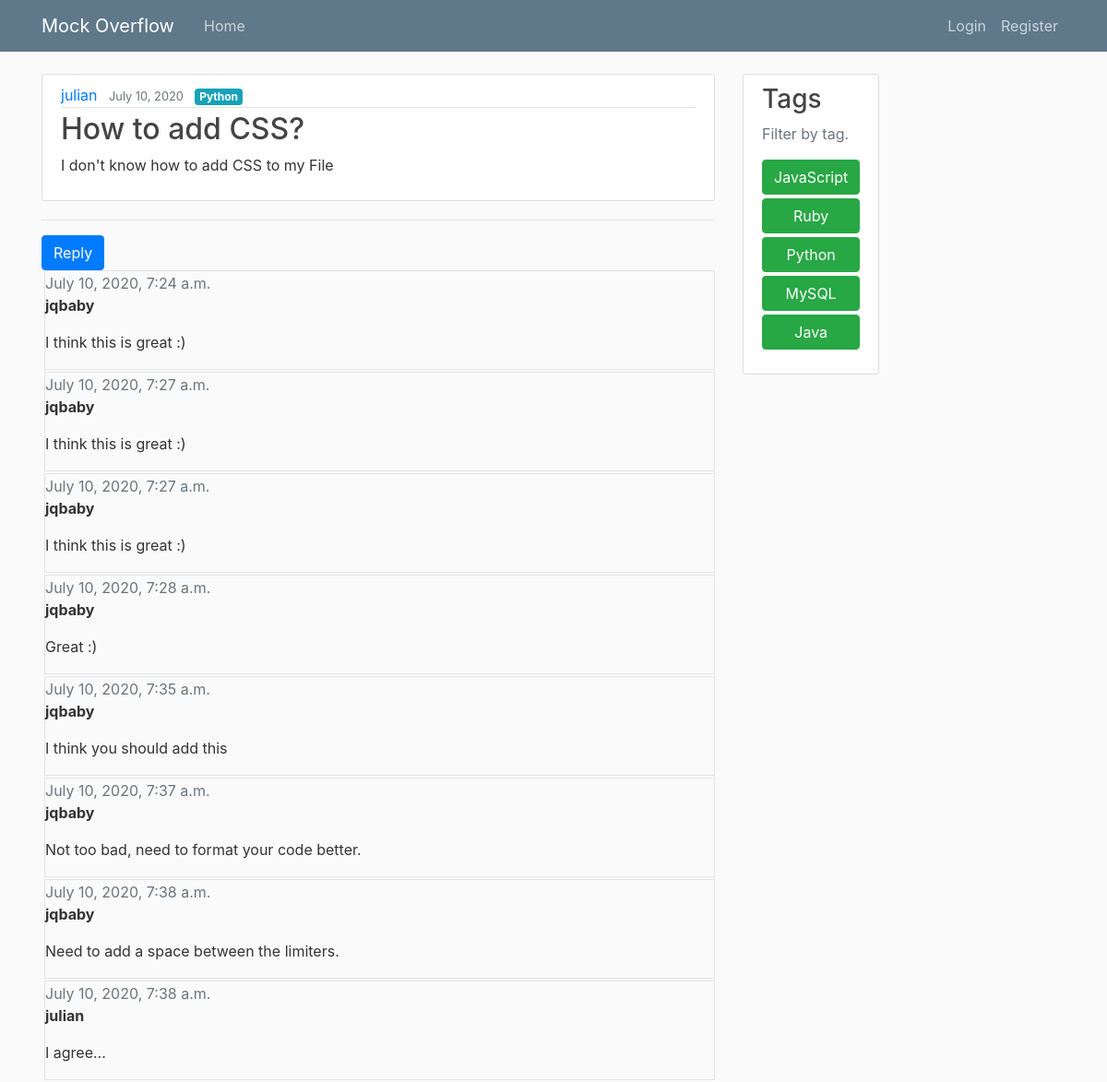
The app's page /post/4/ with its own data.
### forum/models.py (models this page shows, shortened)
class Post(models.Model):
	title = models.CharField(max_length=200)
	content = models.TextField()
	date_posted = models.DateTimeField(default=timezone.now)
	author = models.ForeignKey(User, on_delete=models.CASCADE)
	solved = models.BooleanField(default=False)
	tags = TaggableManager()

class Comment(models.Model):
	post = models.ForeignKey(Post, on_delete=models.CASCADE, related_name='comments')
	date_posted = models.DateTimeField(default=timezone.now)
	content = models.TextField()
	author = models.CharField(max_length=200)

### forum/views.py (the view, shortened to what this page needs)
# urls.py: path('post/<int:pk>/', PostDetailView.as_view(), name = 'post-detail'),
class PostDetailView(DetailView):
	model = Post
	template_name = 'forum/post_detail.html'

### forum/templates/forum/post_detail.html (shortened to what this page needs)
{% extends "forum/base.html" %}
{% block content %}
	<article class="media content-section">
	  <div class="media-body">
	    <div class="article-metadata">
	      <a class="mr-2" href="#">{{ object.author }}</a>
	      <small class="text-muted">{{ object.date_posted|date:"F d, Y" }}</small>
	      <a class="ml-2 badge badge-info" href="#">{{ object.tags.first }}</a>
	    </div>
	    <h2 class="article-title">{{ object.title }}</h2>
	    <p class="article-content">{{ object.content }}</p>
	  </div>
	</article>
	<hr>
	<a class="btn btn-primary" href="{% url 'add_comment_to_post' pk=post.pk %}">Reply</a>
	{% for comment in post.comments.all %}
    	<div class="comment">
	        <div class="date text-muted">{{ comment.date_posted }}</div>
	        <strong>{{ comment.author }}</strong>
	        <p>{{ comment.content|linebreaks }}</p>
	    </div>
	{% empty %}
	    <p>No comments here yet :(</p>
	{% endfor %}
{% endblock content %}

### forum/static/forum/main.css (style rules this page uses)
body { background: #fafafa; color: #333333; margin-top: 5rem; }
h1, h2, h3, h4, h5, h6 { color: #444444; }
.content-section { background: #ffffff; padding: 10px 20px; border: 1px solid #dddddd; border-radius: 3px; margin-bottom: 20px; }
.article-title { color: #444444; }
.article-content { white-space: pre-line; }
.article-metadata { padding-bottom: 1px; margin-bottom: 4px; border-bottom: 1px solid #e3e3e3 }
.comment { padding-top: 1px; padding-bottom: 1px; margin-bottom: 2px; margin-left: 3px; border: 1px solid #e3e3e3 }

### records on screen
Post: author "julian", date_posted "July 10, 2020", tags.first "Python", title "How to add CSS?", content "I don't know how to add CSS to my File"
Comment: date_posted "July 10, 2020, 7:24 a.m.", author "jqbaby", content "I think this is great :)"
Comment: date_posted "July 10, 2020, 7:27 a.m.", author "jqbaby", content "I think this is great :)"
Comment: date_posted "July 10, 2020, 7:27 a.m.", author "jqbaby", content "I think this is great :)"
Comment: date_posted "July 10, 2020, 7:28 a.m.", author "jqbaby", content "Great :)"
Comment: date_posted "July 10, 2020, 7:35 a.m.", author "jqbaby", content "I think you should add this"
Comment: date_posted "July 10, 2020, 7:37 a.m.", author "jqbaby", content "Not too bad, need to format your code better."
Comment: date_posted "July 10, 2020, 7:38 a.m.", author "jqbaby", content "Need to add a space between the limiters."
Comment: date_posted "July 10, 2020, 7:38 a.m.", author "julian", content "I agree..."
